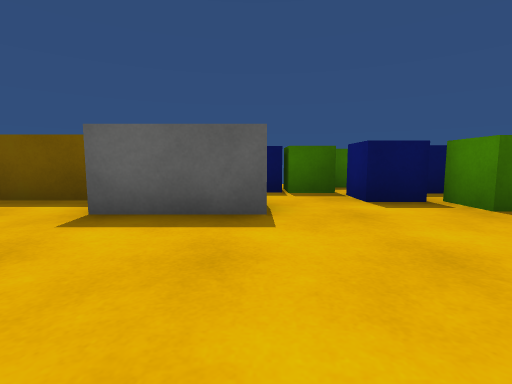
view 1 (above)

24 first-person views from a walk through a scene from a Unity 3-D project. The camera is 0.58 m above the floor, tilts 6° down and sees 85° across. The floor is counted in squares, 1 m on a side. Each view is taken from the middle of a square. On the plan, view 1 faces up. The plan holds only what a view shows up to about 9 squares ahead; the rest is blank. The place goes on beyond the plan. The player is left out. Surface patterns are stand-ins for the level's own textures.

view 2
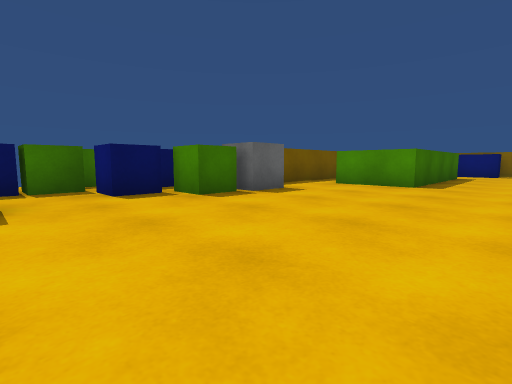

view 3
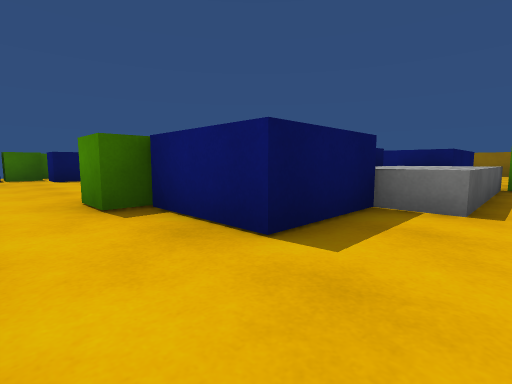

view 4
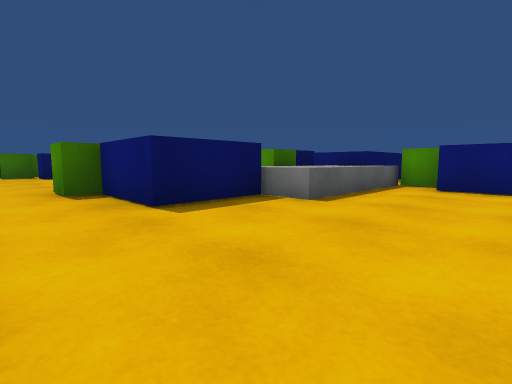

view 5
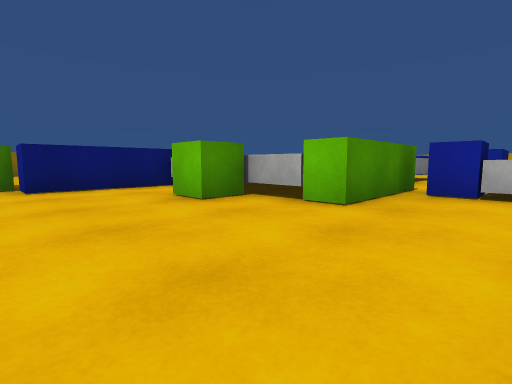

view 6
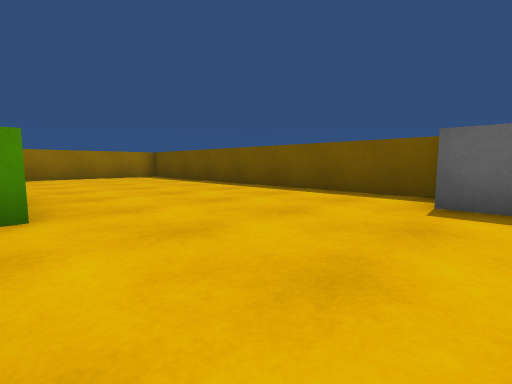

view 7
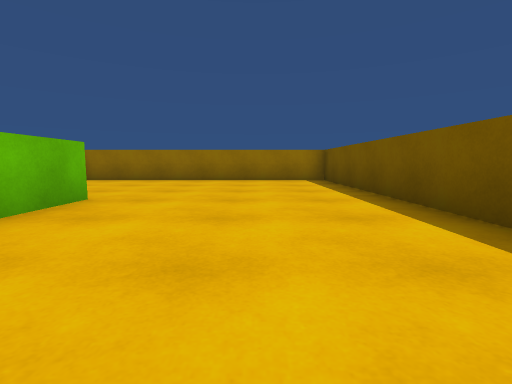

view 8
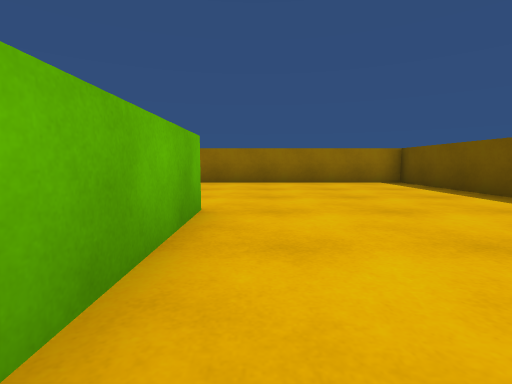

view 9
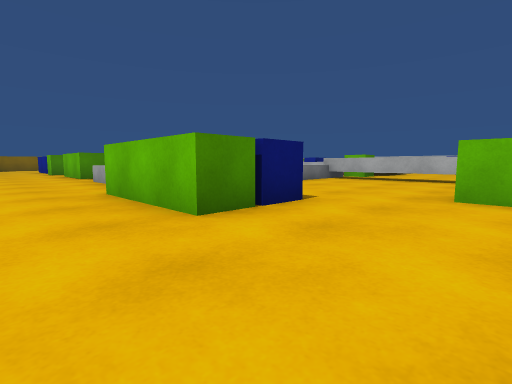

view 10
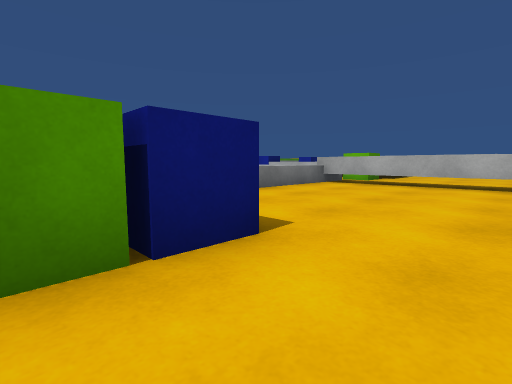

view 11
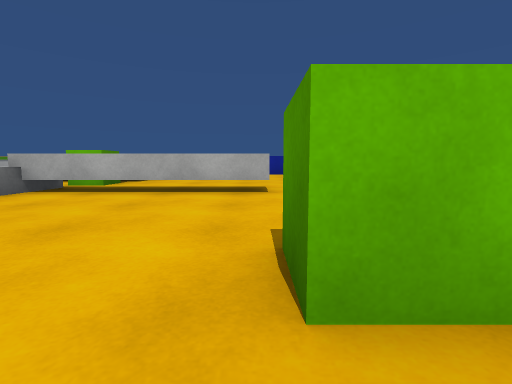

view 12
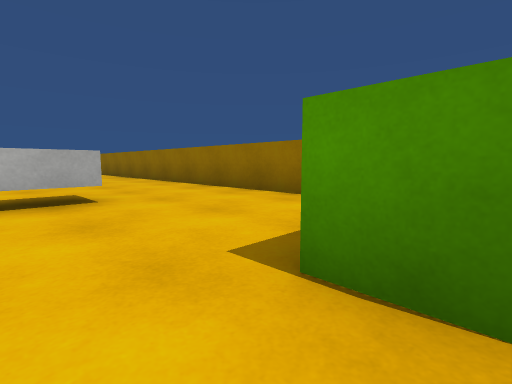

view 13
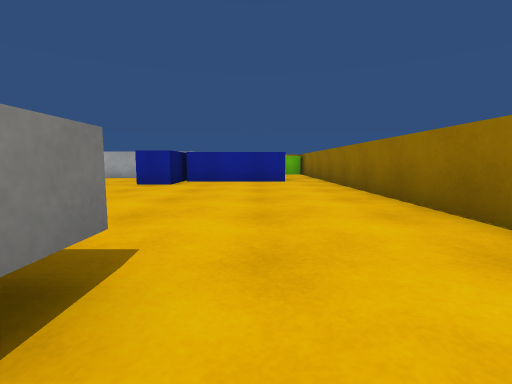

view 14
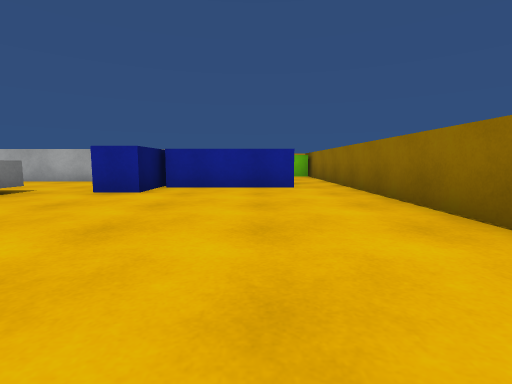

view 15
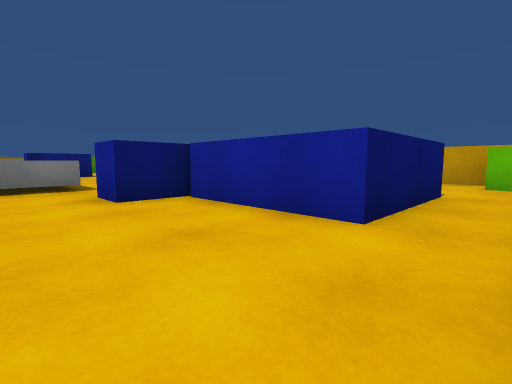

view 16
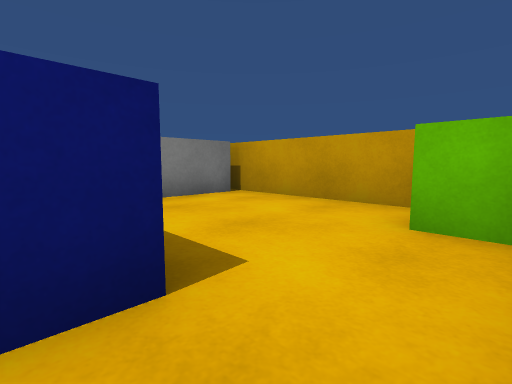

view 17
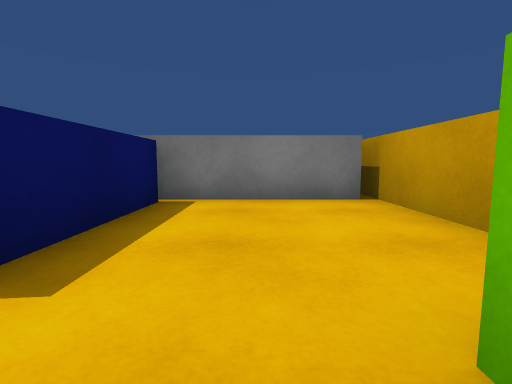

view 18
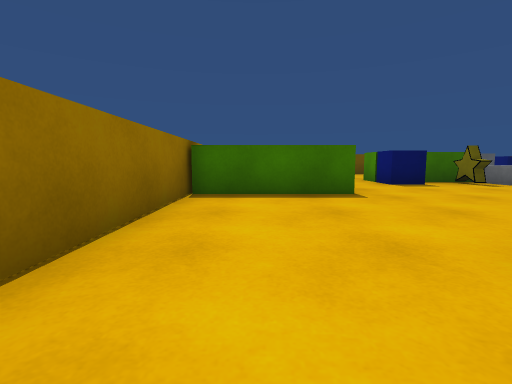

view 19
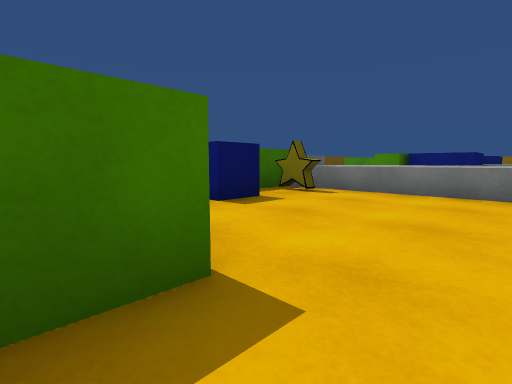

view 20
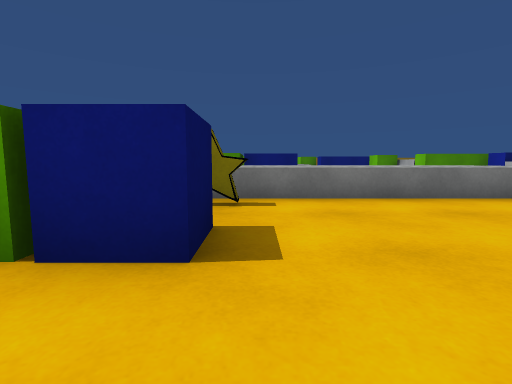

view 21
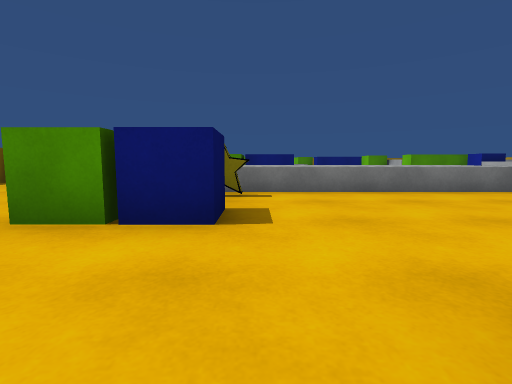

view 22
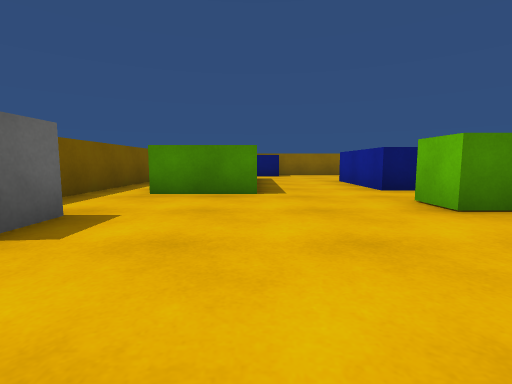

view 23
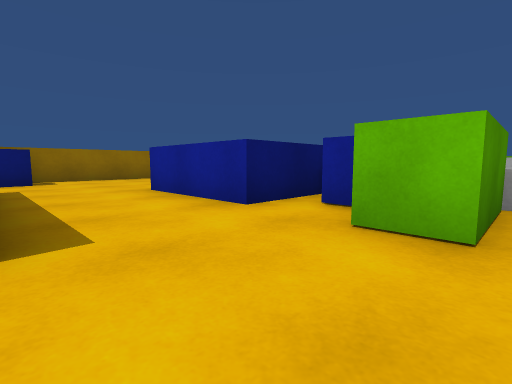

view 24
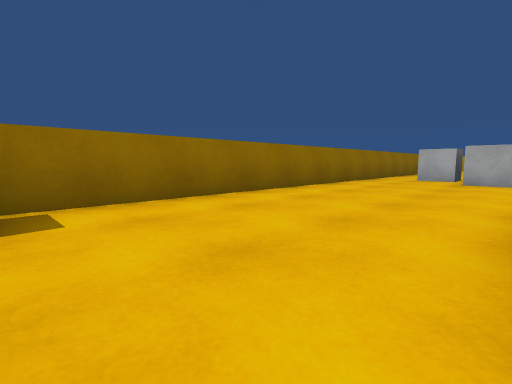

### Floor plan
Key: @ floor where view 1 was taken; # wall or solid block; . floor; ^ raised ledge; B green block; C blue cube; G green cube; L block; U cube; E blue block.
Columns run from 13 left of view 1 to 15 right of it. Each row starts with its distance up from view 1.
  7                BBB
  6              CGGC
  5 ###########  ..CC   #####
  4 #..........L  .CG U....
  3 #...........LL...GU.#
  2 #...................#
  1 #...................##### .#
  0 #............@.............##
 -1 #.....###...................#
 -2 #.....C.#^ ^^.BBB .B.^^^^...#
 -3  ........^^^^..E  .CC^  ^...#
 -4  ###.....^^^^..EEE^^^^^^^...#
 -5 ####.....^^^^....^^^^.......#
 -6 #........^^^^.......BBB ....#
 -7 #........^^^^.......#.. ....#
 -8 #........^^^^.......#   ....#
 -9 #...^^^^^^ ^^....G. #    U..#
-10 #.......G.   ..^^^      UUU.
-11 #.......GG   ..^          U
-12 #.......    ^^E^
-13 #......        .
-14 #.......^      .
-15 #.......^     E.^
-16 #.....#...    E ^
-17 #.^^^^ ...    E
-18 #.^     ...
-19 #.^^^^  ####
-20  .....#
-21  .....#
-22  G....#
-23   #####

Positions as (right, up) in squares from view 1, and headings:
1: (0, 0), facing up
2: (0, -1), facing up-right
3: (0, -6), facing up-right
4: (0, -8), facing up-right
5: (0, -6), facing down-right
6: (-1, -1), facing up-left
7: (-3, 2), facing left
8: (-4, 0), facing left
9: (-10, 1), facing down-right
10: (-9, -1), facing down-right
11: (-9, -3), facing down
12: (-8, -4), facing down-left
13: (-10, -8), facing down
14: (-10, -10), facing down
15: (-12, -14), facing down-right
16: (-12, -19), facing down-right
17: (-12, -21), facing right
18: (-11, -10), facing up
19: (-10, -6), facing up-right
20: (-9, -3), facing right
21: (-10, -3), facing right
22: (2, 1), facing right
23: (5, 1), facing down-right
24: (11, 0), facing down-right
